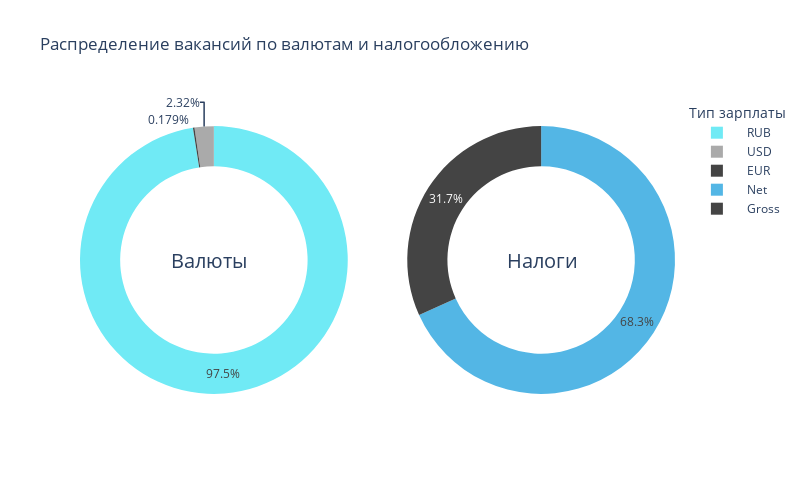

The code cell stored with this chart in its notebook:
### Markdown cell above
Далее посмотрим различные статистические показатели выборки. Интереснее это будет делать, конечно же, на графиках

### Code cell
# Подсчет количества вакансий по валютам
currency_count = df['salary.currency'].value_counts()

# Подсчет количества вакансий по типу зарплаты
gross_count = df['salary.gross'].value_counts()

# Создание списка фигур для размещения двух диаграмм рядом
fig = go.Figure()

# Добавление первой круговой диаграммы (по валютам)
fig.add_trace(go.Pie(
    labels=['RUB', 'USD', 'EUR'],  # Метки для каждой валюты
    values=currency_count.values,  # Количество вакансий для каждой валюты
    hole=.7,  # Уменьшение размера отверстия внутри диаграммы
    name='Валюты',
    marker=dict(colors=['#70eaf5', '#aaaaaa', '#444444'], line=dict(width=0)),
    domain=dict(x=[0, 0.45])  # Изменение размера и положения диаграммы на фигуре
))

# Добавление второй круговой диаграммы (по типу зарплаты)
fig.add_trace(go.Pie(
    labels=['Net', 'Gross'],  # Метки для типов зарплаты
    values=gross_count.values,  # Количество вакансий для каждого типа зарплаты
    hole=.7,  # Уменьшение размера отверстия внутри диаграммы
    name='Тип зарплаты',
    marker=dict(colors=['#53b6e5', '#444444'], line=dict(width=0)),
    domain=dict(x=[0.55, 1])  # Изменение размера и положения диаграммы на фигуре
))

# Настройка параметров фигуры
fig.update_layout(
    title='Распределение вакансий по валютам и налогообложению',
    width=800,  # Ширина фигуры
    height=500,  # Высота фигуры
    grid=dict(rows=1, columns=2),
    legend=dict(title='Тип зарплаты', 
            traceorder='normal', 
            itemsizing='constant', 
            itemwidth=50),
    annotations=[dict(text='Валюты', x=0.15, y=0.5, font_size=20, showarrow=False),
                 dict(text='Налоги', x=0.84, y=0.5, font_size=20, showarrow=False)]

)

# Вывод фигуры
fig.show()

### Figure 1 — Plotly figure (JSON) as saved in the notebook; plotly's stock layout.template omitted (floating-point values rounded to 4 significant figures)
{"data": [{"domain": {"x": [0, 0.45]}, "hole": 0.7, "labels": ["RUB", "USD", "EUR"], "marker": {"colors": ["#70eaf5", "#aaaaaa", "#444444"], "line": {"width": 0}}, "name": "Валюты", "type": "pie", "values": [1638, 39, 3]}, {"domain": {"x": [0.55, 1]}, "hole": 0.7, "labels": ["Net", "Gross"], "marker": {"colors": ["#53b6e5", "#444444"], "line": {"width": 0}}, "name": "Тип зарплаты", "type": "pie", "values": [1146, 533]}], "layout": {"annotations": [{"font": {"size": 20}, "showarrow": false, "text": "Валюты", "x": 0.15, "y": 0.5}, {"font": {"size": 20}, "showarrow": false, "text": "Налоги", "x": 0.84, "y": 0.5}], "grid": {"columns": 2, "rows": 1}, "height": 500, "legend": {"itemsizing": "constant", "itemwidth": 50, "title": {"text": "Тип зарплаты"}, "traceorder": "normal"}, "title": {"text": "Распределение вакансий по валютам и налогообложению"}, "width": 800}}
